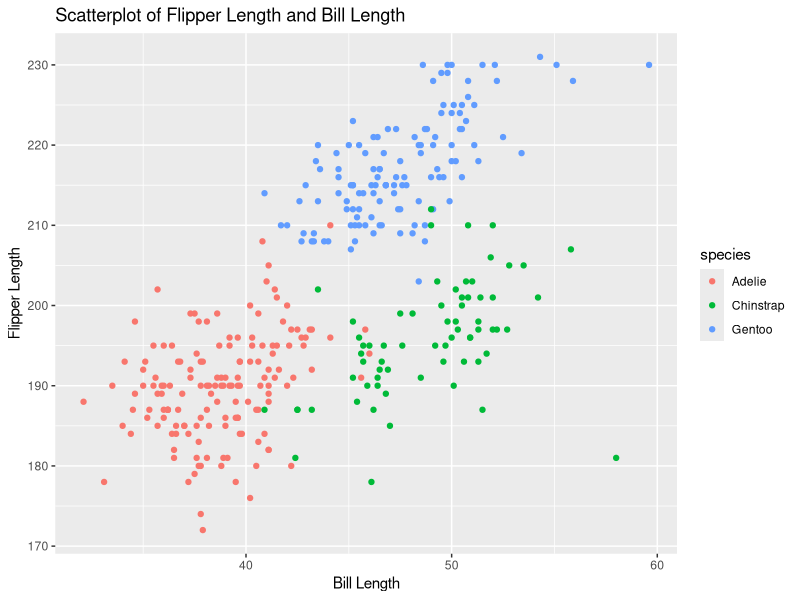
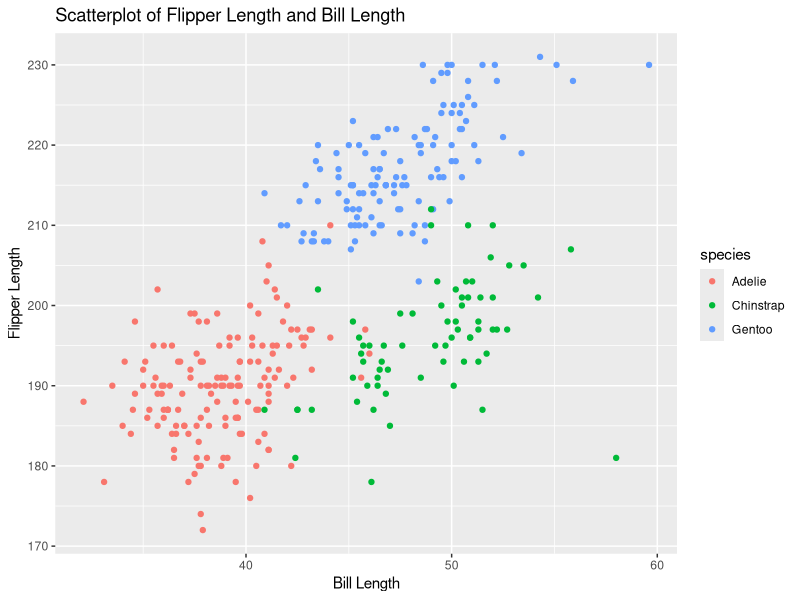

Write the R code that produced these figures, in order.
## ---- chunk 1
# First, I load the dataset
data("penguins", package = "palmerpenguins")

## ---- chunk 2
# After that I import the library and draw the scatterplot required!
library(tidyverse)
plotrequired = ggplot(penguins, aes(x = bill_length_mm, y = flipper_length_mm, color = species)) +
  geom_point() +
  labs(
    x = "Bill Length",
    y = "Flipper Length",
    title = "Scatterplot of Flipper Length and Bill Length"
  )
plotrequired
# Then I save the plot I have produced!
ggsave(filename = "scatterplot_penguins.png", plot = plotrequired)
## ---- chunk 3

